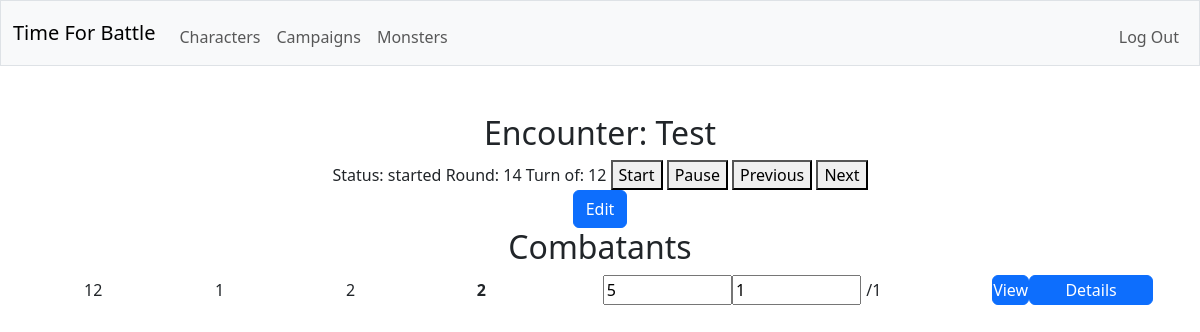
Before: /encounter/1 (signed in) with the older database file.
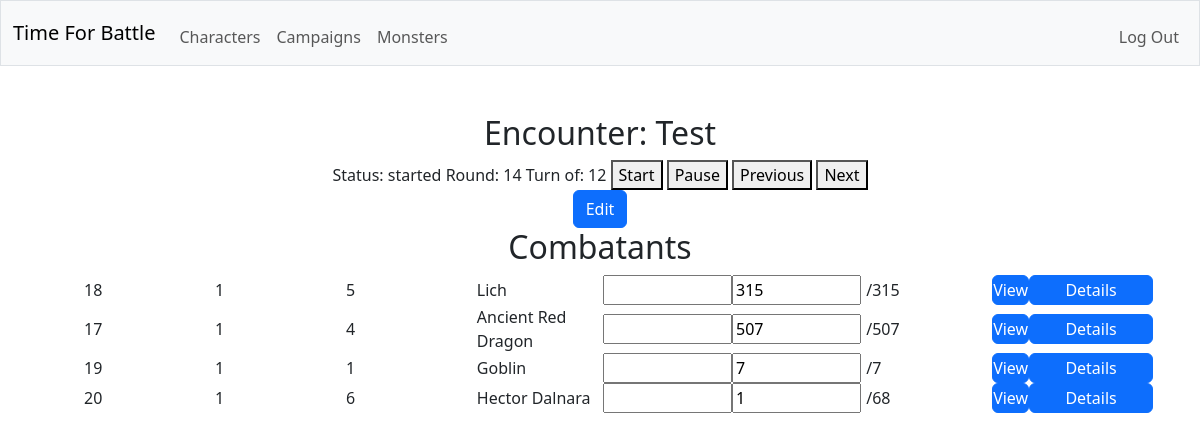
After: the same page with the newer database file.
### tables this page shows
CREATE TABLE combatants (id INTEGER PRIMARY KEY NOT NULL, encounter_id INTEGER NOT NULL, creature_id INTEGER NOT NULL, initiative INTEGER, current_hitpoints INTEGER NOT NULL, is_visible INTEGER NOT NULL, FOREIGN KEY (encounter_id) REFERENCES encounters(id));

CREATE TABLE monsters (creature_id INTEGER NOT NULL, type TEXT NOT NULL, challenge_rating TEXT NOT NULL, vulnerabilities TEXT NOT NULL, resistances TEXT NOT NULL, immunities TEXT NOT NULL, actions TEXT NOT NULL, bonus_actions TEXT NOT NULL, reactions TEXT NOT NULL, legendary_actions TEXT NOT NULL, FOREIGN KEY (creature_id) REFERENCES creatures(id));

CREATE TABLE creatures (id INTEGER PRIMARY KEY NOT NULL, user_id INTEGER NOT NULL, is_player INTEGER NOT NULL, name TEXT NOT NULL, size TEXT NOT NULL, alignment TEXT NOT NULL, armor_class TEXT NOT NULL, max_hitpoints INTEGER NOT NULL, initiative_bonus INTEGER NOT NULL, speed TEXT NOT NULL, strength INTEGER NOT NULL, dexterity INTEGER NOT NULL, constitution INTEGER NOT NULL, intelligence INTEGER NOT NULL, wisdom INTEGER NOT NULL, charisma INTEGER NOT NULL, strength_save_bonus INTEGER NOT NULL, dexterity_save_bonus INTEGER NOT NULL, constitution_save_bonus INTEGER NOT NULL, intelligence_save_bonus INTEGER NOT NULL, wisdom_save_bonus INTEGER NOT NULL, charisma_save_bonus INTEGER NOT NULL, skills TEXT NOT NULL, senses TEXT NOT NULL, languages TEXT NOT NULL, traits TEXT NOT NULL, FOREIGN KEY (user_id) REFERENCES users(id));

CREATE TABLE characters (creature_id INTEGER NOT NULL, background TEXT NOT NULL, species TEXT NOT NULL, class TEXT NOT NULL,  prof_bonus INT NOT NULL, species_traits TEXT NOT NULL, feats TEXT NOT NULL, acrobatics INTEGER NOT NULL, animal_handling INTEGER NOT NULL, arcana INTEGER NOT NULL, athletics INTEGER NOT NULL, deception INTEGER NOT NULL, history INTEGER NOT NULL, insight INTEGER NOT NULL, intimidation INTEGER NOT NULL, investigation INTEGER NOT NULL, medicine INTEGER NOT NULL, nature INTEGER NOT NULL, perception INTEGER NOT NULL, performance INTEGER NOT NULL, persuasion INTEGER NOT NULL, religion INTEGER NOT NULL, sleight_of_hand INTEGER NOT NULL, stealth INTEGER NOT NULL, survival INTEGER NOT NULL, FOREIGN KEY (creature_id) REFERENCES creatures(id));

### app.py (the view)
@app.route("/encounter/<encounter_id>")
@login_required
def view_encounter(encounter_id):
    with sqlite3.connect(database) as conn:
        conn.row_factory = sqlite3.Row
        cur = conn.cursor()
        cur.execute(
            "SELECT * FROM encounters JOIN campaigns ON campaigns.id = encounters.campaign_id WHERE encounters.id = ?",
            (encounter_id,)
        )
        rows = [dict(row) for row in cur.fetchall()]
    if len(rows) != 1:
        return error("not found", 404)
    encounter = rows[0]
    with sqlite3.connect(database) as conn:
        conn.row_factory = sqlite3.Row
        cur = conn.cursor()
        cur.execute(
            "SELECT creatures.user_id FROM players JOIN creatures ON players.creature_id = creatures.id WHERE campaign_id = ?",
            (encounter["campaign_id"],)
        )
        player_user_ids = [dict(row) for row in cur.fetchall()]
    if encounter["dm_id"] != session["user_id"] and (encounter["status"] == "closed" or session["user_id"] not in list((user['user_id']) for user in player_user_ids)):
        return error("forbidden", 403)
    with sqlite3.connect(database) as conn:
        conn.row_factory = sqlite3.Row
        cur = conn.cursor()
        cur.execute(
            "SELECT * FROM combatants JOIN creatures ON creatures.id = combatants.creature_id LEFT JOIN characters ON characters.creature_id = combatants.creature_id LEFT JOIN monsters ON monsters.creature_id = combatants.creature_id WHERE encounter_id = ?",
            (encounter_id,)
        )
        combatants = [dict(row) for row in cur.fetchall()]
    combatants = sorted(combatants, key=lambda x: (x["initiative"] is not None, x["initiative"], x["initiative_bonus"] is not None, x["initiative_bonus"]), reverse=True)
    return render_template("encounter.html", user=session["user_id"], encounter=encounter, combatants=combatants)

### helpers.py (called while the page is built)
def login_required(f):
    @wraps(f)
    def decorated_function(*args, **kwargs):
        if session.get("user_id") is None:
            return redirect("/login")
        return f(*args, **kwargs)
    return decorated_function

### templates/encounter.html (shortened to what this page needs)
{% extends "layout.html" %}
{% block main %}
    <h2>Encounter: {{ encounter.name }}</h2>
    <label id="encounter_status">Status: {{ encounter.status }}</label>
    <label id="encounter_round_count">Round: {{ encounter.round_count }}</label>
    <label id="encounter_turn_id">Turn of: {{ encounter.turn_combatant_id }}</label>
    {% if encounter.dm_id == user %}
        <button type="button" onclick="send_encounter_status('started')">Start</button>
        <button type="button" onclick="send_encounter_status('paused')">Pause</button>
        <button type="button" onclick="send_encounter_turn(-1)">Previous</button>
        <button type="button" onclick="send_encounter_turn(1)">Next</button>
        <form action="/encounter/{{ encounter.id }}/edit" method="get">
            <button class="btn btn-primary" type="submit">Edit</button>
        </form>
    {% endif %}
    <h2>Combatants</h2>
    <ul id="combatants" class="formtable">
        {% for combatant in combatants %}
            <li id="{{ combatant.id }}">
                <span>
                    <label>{{ combatant.id }}</label>
                    <label>{{ combatant.user_id }}</label>
                    <label>{{ combatant.creature_id }}</label>
                    <label id="name_{{ combatant.id }}" {% if encounter.turn_combatant_id == combatant.id %} style="font-weight: bold;"{% endif %}>{{ combatant.name }}</label>
                    {% if combatant.user_id == user or encounter.dm_id == user %}
                        <input id="input_init_{{ combatant.id }}" onchange="send_init('{{ combatant.id }}', this.value)" type="text" value="{% if combatant.initiative == None %}{% else %}{{ combatant.initiative }}{% endif %}">
                        <input id="input_hp_{{ combatant.id }}" onchange="send_hp('{{ combatant.id }}', this.value)" type="text" value="{{ combatant.current_hitpoints }}">
                    {% endif %}
                    <label>/{{ combatant.max_hitpoints }}</label>
                    {% if combatant.user_id == user or encounter.dm_id == user %}
                        <form action="/{% if combatant.is_player %}character{% else %}monster{% endif %}/{{ combatant.creature_id }}" method="get">
                            <button class="btn btn-primary" type="submit">View</button>
                        </form>
                    {% endif %}
                    {% if encounter.dm_id == user %}
                        <button class="btn btn-primary" type="button" onclick="request_creature_info('{{ combatant.creature_id }}', '{{ combatant.is_player }}')">Details</button>
                    {% endif %}
                </span>
            </li>
        {% endfor %}
    </ul>
{% endblock %}

Changed rows visible on the page:
removed combatants: id "12", user_id "1", creature_id "2", name "2", initiative "5", current_hitpoints "1", max_hitpoints "1"
added monsters: id "18", user_id "1", creature_id "5", name "Lich", current_hitpoints "315", max_hitpoints "315"
now on this page (row unchanged): monsters: id "17", user_id "1", creature_id "4", name "Ancient Red Dragon", current_hitpoints "507", max_hitpoints "507"
now on this page (row unchanged): monsters: id "19", user_id "1", creature_id "1", name "Goblin", current_hitpoints "7", max_hitpoints "7"
now on this page (row edited): characters: id "20", user_id "1", creature_id "6", name "Hector Dalnara", current_hitpoints "1", max_hitpoints "68"
